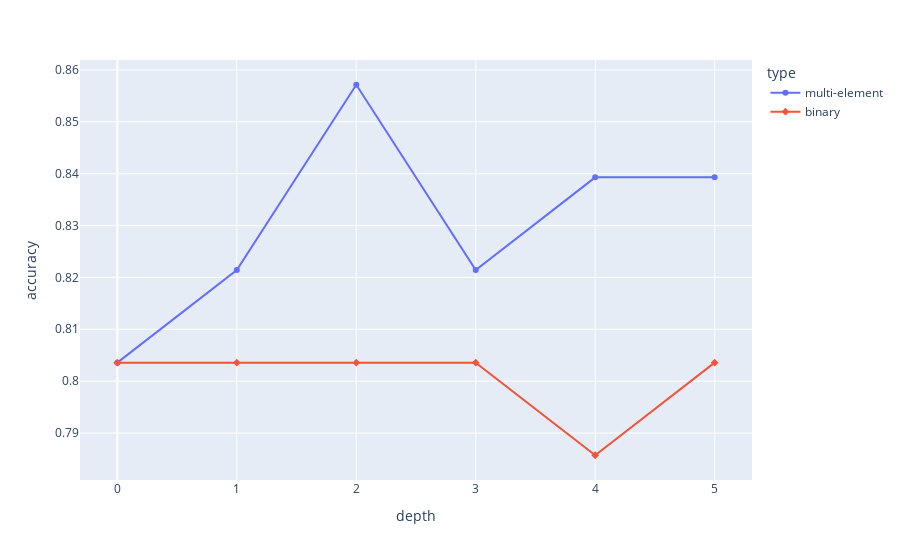

Notebook code cell kept with this figure:
### Code cell
fig = px.line(df, x='depth', y='accuracy', color='type', symbol='type')
fig.show()

### Figure 1 — Plotly figure (JSON) as saved in the notebook; plotly's stock layout.template omitted (floating-point values rounded to 4 significant figures)
{"data": [{"hovertemplate": "type=multi-element<br>depth=%{x}<br>accuracy=%{y}<extra></extra>", "legendgroup": "multi-element", "line": {"color": "#636efa", "dash": "solid"}, "marker": {"symbol": "circle"}, "mode": "markers+lines", "name": "multi-element", "orientation": "v", "showlegend": true, "type": "scatter", "x": [0, 1, 2, 3, 4, 5], "xaxis": "x", "y": [0.8036, 0.8214, 0.8571, 0.8214, 0.8393, 0.8393], "yaxis": "y"}, {"hovertemplate": "type=binary<br>depth=%{x}<br>accuracy=%{y}<extra></extra>", "legendgroup": "binary", "line": {"color": "#EF553B", "dash": "solid"}, "marker": {"symbol": "diamond"}, "mode": "markers+lines", "name": "binary", "orientation": "v", "showlegend": true, "type": "scatter", "x": [0, 1, 2, 3, 4, 5], "xaxis": "x", "y": [0.8036, 0.8036, 0.8036, 0.8036, 0.7857, 0.8036], "yaxis": "y"}], "layout": {"legend": {"title": {"text": "type"}, "tracegroupgap": 0}, "margin": {"t": 60}, "xaxis": {"anchor": "y", "domain": [0, 1], "title": {"text": "depth"}}, "yaxis": {"anchor": "x", "domain": [0, 1], "title": {"text": "accuracy"}}}}
